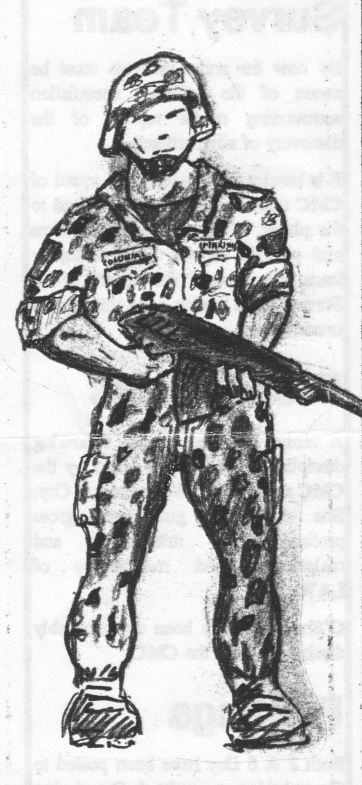
#> input picture web/wwwroot/content/in-character/other-publications/dispatches_2495-unknown_accd.png, 724 x 1570 px (shown at 1/2 size)
$ python deskew_image.py ../../../../web/wwwroot/content/in-character/other-publications/dispatches_2495-unknown_accd.png
#> lines starting #> are read from the running program, lines starting #| are printed output that depends on the picture; after the words box and inside, x2 and y2 are one past the last pixel; in counts of white or black regions, pixels touching at a corner belong together
#!/usr/bin/env python3
"""Straighten a scanned picture that was scanned at a slight angle, using its frame.

Usage:
  python3 deskew_image.py <in.png> [<out.png>] [--crop] [--margin N] [--max-angle D] [--width W]

Finds the outline of the largest dark shape in the image (a panel's border, a printed frame),
measures how far it's tilted, and rotates the whole image back by that much, filling the new
corners with white. With --crop it then trims to that frame plus --margin pixels (default 8),
which also removes the scan's slanted edges. --width W scales the result down to W pixels wide
(never up). Angles over --max-angle degrees (default 5) are treated as "not a skew" and the image
is left alone, so a deliberately rotated picture isn't "corrected".

Prints the angle found and what was done. Needs OpenCV (cv2), numpy and Pillow.
"""
import argparse, sys
import cv2
import numpy as np
from PIL import Image


def frame_angle(gray):
    """Tilt in degrees of the largest dark shape, and its contour."""
    _, bw = cv2.threshold(gray, 0, 255, cv2.THRESH_BINARY_INV + cv2.THRESH_OTSU)
    bw = cv2.morphologyEx(bw, cv2.MORPH_CLOSE, np.ones((5, 5), np.uint8))
    contours, _ = cv2.findContours(bw, cv2.RETR_EXTERNAL, cv2.CHAIN_APPROX_SIMPLE)
    if not contours:
        return 0.0, None
    big = max(contours, key=cv2.contourArea)
    (_, _), (w, h), ang = cv2.minAreaRect(big)
    # OpenCV reports the angle of a rectangle edge in [0, 90); bring it to the nearest axis
    while ang > 45:
        ang -= 90
    while ang < -45:
        ang += 90
    return float(ang), big


def main():
    ap = argparse.ArgumentParser(description=__doc__, formatter_class=argparse.RawDescriptionHelpFormatter)
    ap.add_argument("src"); ap.add_argument("dst", nargs="?")
    ap.add_argument("--crop", action="store_true"); ap.add_argument("--margin", type=int, default=8)
    ap.add_argument("--max-angle", type=float, default=5.0); ap.add_argument("--width", type=int)
    a = ap.parse_args()
    dst = a.dst or a.src

    im = Image.open(a.src)
#> im is the input picture: PIL image 724x1570 L; min 20, max 255, mean 193.4
    mode = "L" if im.mode in ("L", "1", "P", "LA") else "RGB"
#> mode = 'L'
    im = im.convert(mode)
    arr = np.array(im)
    gray = arr if mode == "L" else cv2.cvtColor(arr, cv2.COLOR_RGB2GRAY)

    ang, _ = frame_angle(gray)
#> in frame_angle, `_, bw = cv2.threshold(gray, 0, 255, cv2.THRESH_BINARY_INV + cv2.THRESH..`:
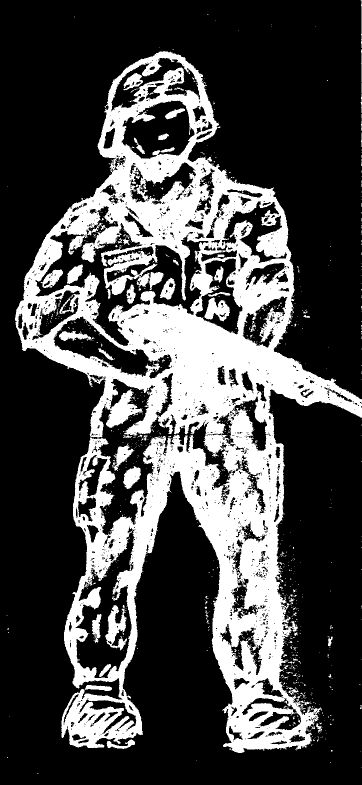
#> bw: shape (1570, 724) (shown at 1/2 size); 28.1% white; 1048 white regions (988 under 20 px), largest, box (x1, y1, x2, y2) and area: (30, 102, 724, 1506) 302171, (210, 1210, 254, 1301) 1889, (409, 595, 460, 643) 1385
#> in frame_angle, `bw = cv2.morphologyEx(bw, cv2.MORPH_CLOSE, np.ones((5, 5), np.uint8))`:
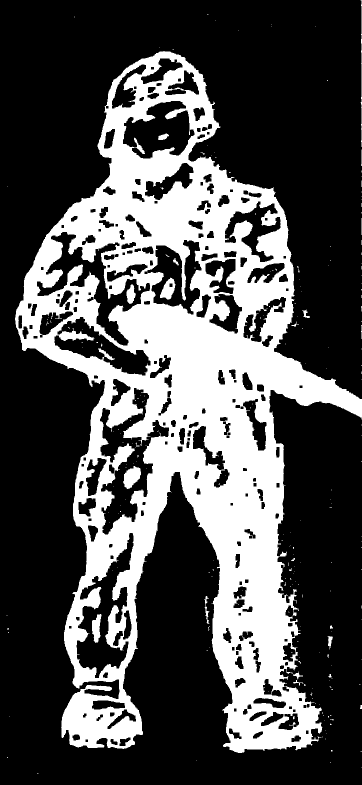
#> bw: shape (1570, 724) (shown at 1/2 size); 31.3% white; 239 white regions (216 under 20 px)
#> in frame_angle, `contours, _ = cv2.findContours(bw, cv2.RETR_EXTERNAL, cv2.CHAIN_APPROX..`: contours = 158 contours, 151 with area under 20; largest, box (x1, y1, x2, y2) and area: (30, 102, 724, 1506) 476444, (408, 1192, 419, 1248) 118, (655, 1272, 666, 1299) 112, (605, 619, 620, 636) 79, (586, 1343, 606, 1359) 70, (721, 0, 724, 294) 38, (586, 1360, 607, 1371) 26
#> in frame_angle, `big = max(contours, key=cv2.contourArea)`: big = contour of 2930 points, box (x1, y1, x2, y2) (30, 102, 724, 1506), area 476444
#> in frame_angle, `(_, _), (w, h), ang = cv2.minAreaRect(big)`: w = 671.2; h = 1418.8; ang = -6.36
#> ang = -6.36
    note = []
    if abs(ang) > a.max_angle:
        note.append(f"angle {ang:.2f} deg is over --max-angle, not rotated")
    elif abs(ang) >= 0.05:
        h, w = gray.shape
        M = cv2.getRotationMatrix2D((w / 2, h / 2), ang, 1.0)
        cos, sin = abs(M[0, 0]), abs(M[0, 1])
        nw, nh = int(h * sin + w * cos), int(h * cos + w * sin)
        M[0, 2] += nw / 2 - w / 2
        M[1, 2] += nh / 2 - h / 2
        fill = 255 if mode == "L" else (255, 255, 255)
        arr = cv2.warpAffine(arr, M, (nw, nh), flags=cv2.INTER_CUBIC, borderValue=fill)
        gray = arr if mode == "L" else cv2.cvtColor(arr, cv2.COLOR_RGB2GRAY)
        note.append(f"rotated {ang:+.2f} deg")
    else:
        note.append(f"already straight ({ang:+.2f} deg)")

    if a.crop:
        _, big = frame_angle(gray)
        if big is not None:
            # union of every shape at least 5% the size of the largest, so a page with
            # two side-by-side panels keeps both
            _, bw = cv2.threshold(gray, 0, 255, cv2.THRESH_BINARY_INV + cv2.THRESH_OTSU)
            bw = cv2.morphologyEx(bw, cv2.MORPH_CLOSE, np.ones((5, 5), np.uint8))
            cs, _ = cv2.findContours(bw, cv2.RETR_EXTERNAL, cv2.CHAIN_APPROX_SIMPLE)
            keep = [c for c in cs if cv2.contourArea(c) >= 0.05 * cv2.contourArea(big)]
            x, y, w, h = cv2.boundingRect(np.vstack(keep))
            m = a.margin
            x0, y0 = max(x - m, 0), max(y - m, 0)
            x1, y1 = min(x + w + m, gray.shape[1]), min(y + h + m, gray.shape[0])
            arr = arr[y0:y1, x0:x1]
            note.append(f"cropped to frame {x1 - x0}x{y1 - y0}")

    out = Image.fromarray(arr)
    if a.width and out.width > a.width:
        out = out.resize((a.width, round(out.height * a.width / out.width)), Image.LANCZOS)
        note.append(f"scaled to {out.width}x{out.height}")
    out.save(dst, optimize=True)
    print(f"{dst}: " + ", ".join(note))
#| ../../../../web/wwwroot/content/in-character/other-publications/dispatches_2495-unknown_accd.png: angle -6.36 deg is over --max-angle, not rotated


if __name__ == "__main__":
    main()
